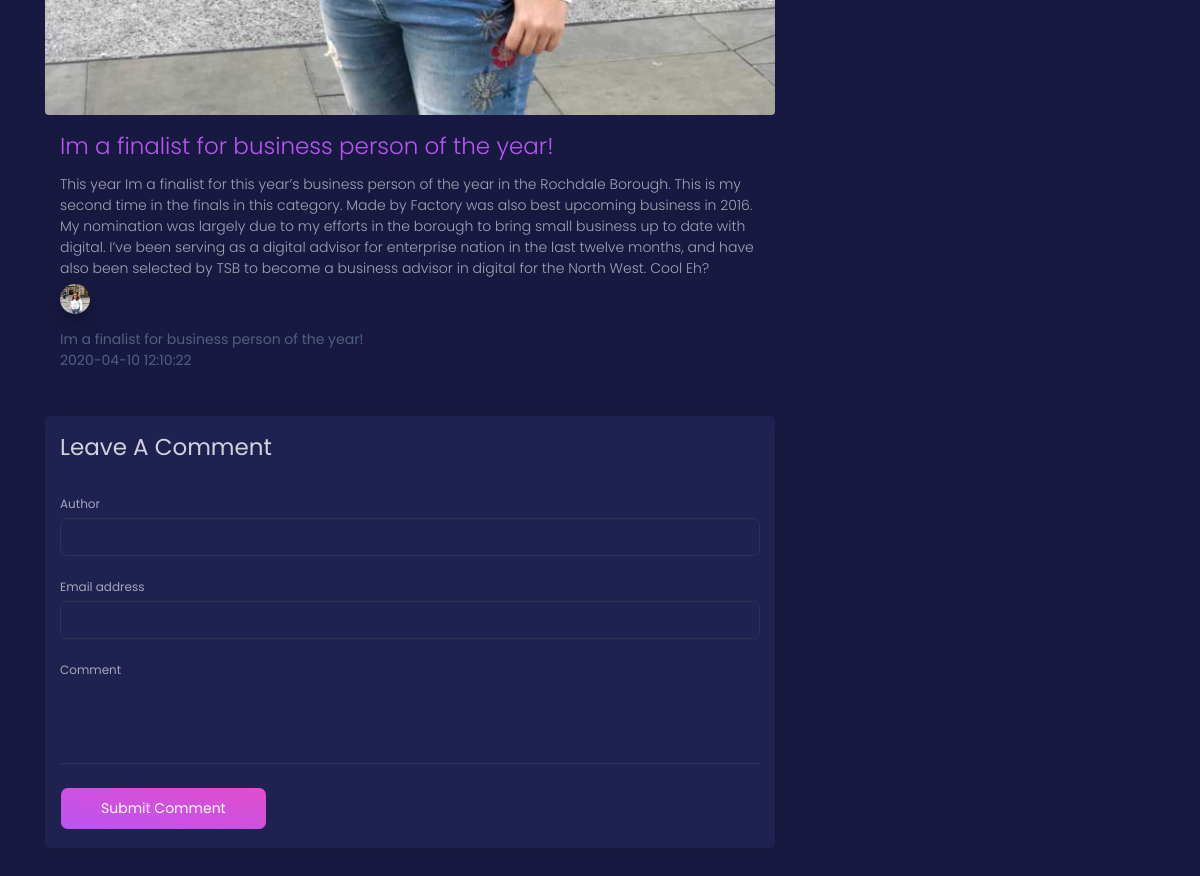
Before: /post.php?p_id=3 (lower part) with the older database file.
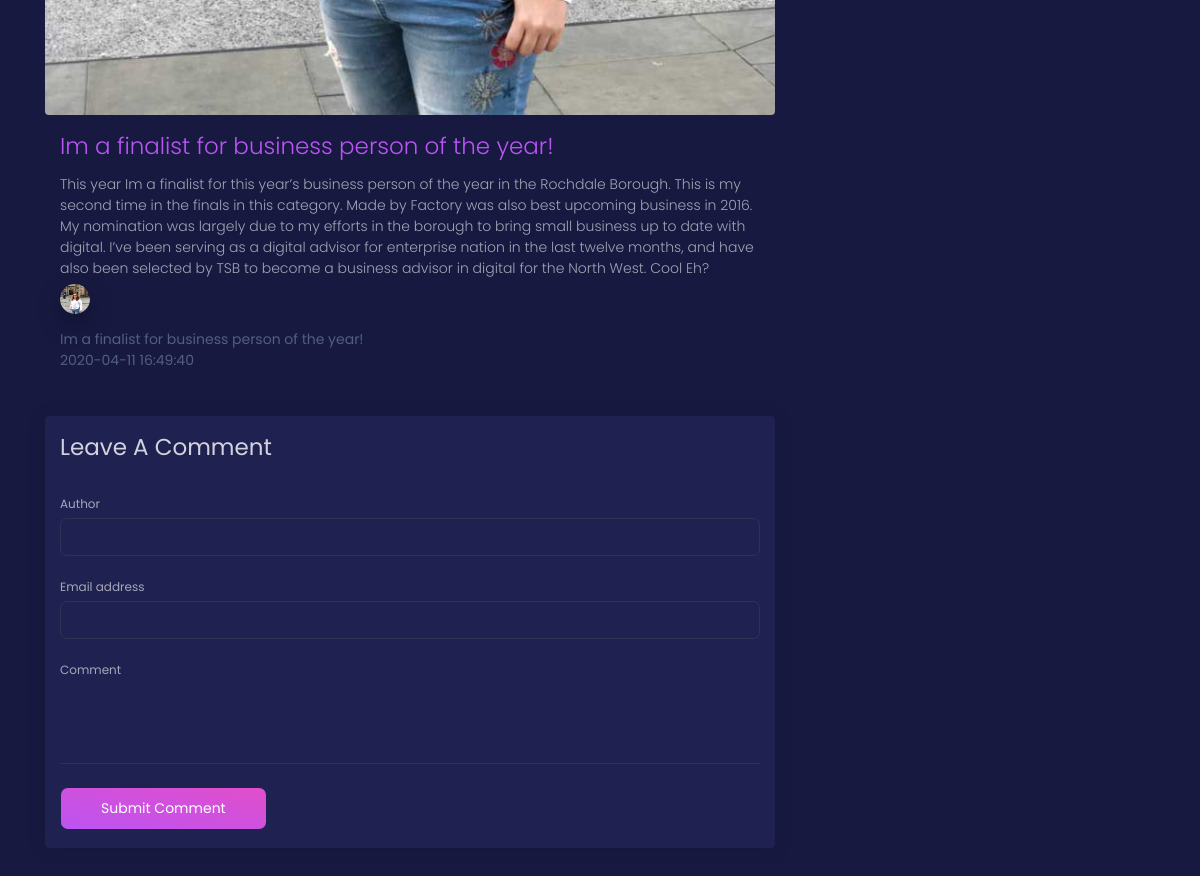
After: the same page with the newer database file.
### tables this page shows
CREATE TABLE `posts` (
  `post_id` int(11) unsigned NOT NULL AUTO_INCREMENT,
  `post_title` varchar(255) DEFAULT NULL,
  `post_date` text,
  `post_category_id` int(11) DEFAULT NULL,
  `post_author` varchar(255) DEFAULT NULL,
  `post_image` text,
  `post_content` text,
  `post_author_image` text,
  `post_tags` varchar(255) DEFAULT NULL,
  `post_comment_count` int(11) DEFAULT NULL,
  `post_status` varchar(355) DEFAULT 'Draft',
  PRIMARY KEY (`post_id`)
);

### post.php (the view, shortened to what this page needs)
<?php include 'includes/header.php' ?>
<div class="container">
    <div class="row">
        <div class="col-sm-8">
            <?php
            if (isset($_GET['p_id'])) {
                $get_post_id = $_GET['p_id'];
                $query = "SELECT * FROM posts WHERE post_id = $get_post_id";
                $select_all_posts_query = mysqli_query($connection, $query);
                while ($row = mysqli_fetch_assoc($select_all_posts_query)) {
                    $post_title = $row['post_title'];
                    $post_date = $row['post_date'];
                    $post_image = $row['post_image'];
                    $post_content = $row['post_content'];
                }
                ?>
                <div class="card card-blog card-plain blog-horizontal">
                    <div class="card-image">
                        <a href="javascript:;">
                            <img class="img rounded" src="images/<?php echo $post_image; ?>" />
                        </a>
                        <div class="card-body">
                            <h3 class="card-title">
                                <a href="#"><?php echo $post_title; ?></a>
                            </h3>
                            <p class="card-description">
                                <?php echo $post_content; ?>
                            </p>
                            <div class="author">
                                <img src="images/<?php echo $post_image; ?>" alt="<?php echo $post_image; ?>"
                                class="avatar img-raised">
                                <div class="text">
                                    <span class="name"><?php echo $post_title; ?></span>
                                    <div class="meta"><?php echo $post_date; ?></div>
                                </div>
                            </div>
                        </div>
                    </div>
                </div>
            <?php } ?>
            <div class="card">
                <div class="card-body">
                    <h3>Leave A Comment</h3>
                    <form action="" method="post">
                        <div class="form-group">
                            <label for="comment_author">Author</label>
                            <input class="form-control" type="text" name="comment_author">
                        </div>
                        <div class="form-group">
                            <label for="exampleInputEmail1">Email address</label>
                            <input type="email" class="form-control" name="comment_email">
                        </div>
                        <label for="comment_content">Comment</label>
                        <textarea class="form-control" name="comment_content" rows="3"></textarea>
                        <button type="submit" class="btn btn-primary" name="submit_comment">Submit Comment</button>
                    </form>
                </div>
            </div>
        </div>
        <div class="col-sm-4">
        </div>
    </div>
</div>
<?php include 'includes/footer.php' ?>

Changed rows visible on the page:
changed posts "Im a finalist for business person of the year!": post_date "2020-04-10 12:10:22" → "2020-04-11 16:49:40"
